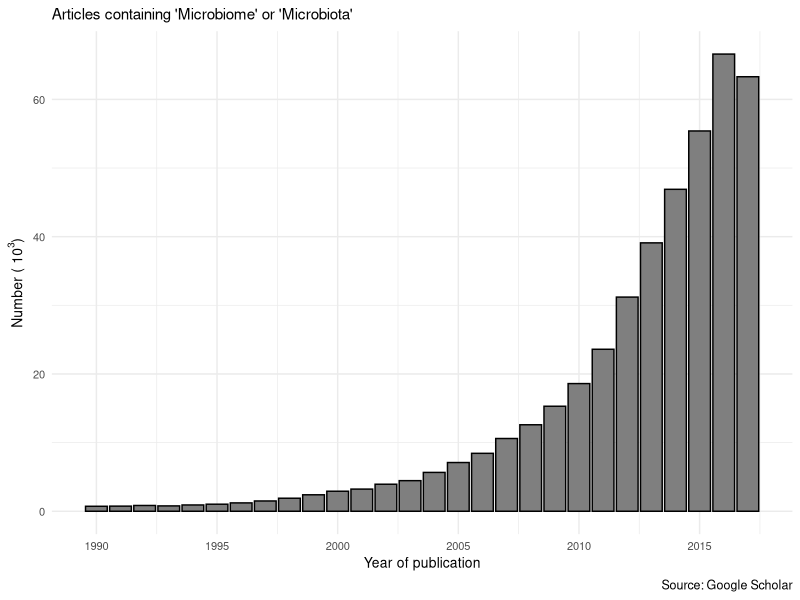

Generate this figure with R: (Note: this script raises an error after producing the figure.)
## ---- chunk 1
options(htmltools.dir.version = FALSE)
knitr::opts_chunk$set(echo = TRUE, fig.align = "center", fig.width = 8,
                      fig.retina = 2, comment = " ")
## ---- chunk 2
library(tidyverse)
numprint <- function(x, ...) format(x, big.mark = "&#8239;", scientific = FALSE, ...)
set.seed(42)
## ---- chunk 3
dfpubli <- 
  data.frame(
    Year = 1990:2017,
    Number = c(727, 748, 844, 782, 918,1030, 1220, 1500, 1900, 2400, 
               2920, 3230, 3940, 4460, 5660, 7100, 8440, 10600, 12600, 15300, 
               18600, 23600, 31200, 39100, 46900, 55400, 66600, 63300)
  )
ggplot(dfpubli, aes(Year, Number/1000)) + 
  geom_col(fill = "grey50", color = "black") + 
  theme_minimal() +
  scale_x_continuous(breaks = c(1990, 1995, 2000, 2005, 2010, 2015)) +
  labs(x = "Year of publication", y = bquote("Number ("~10^3*")"),
       title = "Articles containing 'Microbiome' or 'Microbiota'",
       caption = "Source: Google Scholar") +
  theme_minimal() +
  theme(axis.text = element_text(size = 8), axis.title = element_text(size = 10), 
        plot.title = element_text(size = 11), plot.caption = element_text(size = 9))
## ---- chunk 4
read_csv("data/data_abund.csv", col_types = cols(.default = "d", Taxa = "c")) %>% 
  print(n_extra = 0, width = 70)
## ---- chunk 5
read_csv("data/data_sample.csv", col_types = "ccddcc") %>% 
  print()
## ---- chunk 6
read_csv("data/data_tax.csv", col_types = "cccccc", na = "NA") %>% 
  drop_na() %>% 
  select(-Kingdom) %>% 
  print(n = 5)
## ---- chunk 7
read_csv("data/data_tax.csv", col_types = "cccccc", na = "NA") %>% 
  drop_na() %>% 
  select(-Kingdom) %>% 
  print(n = 5)
